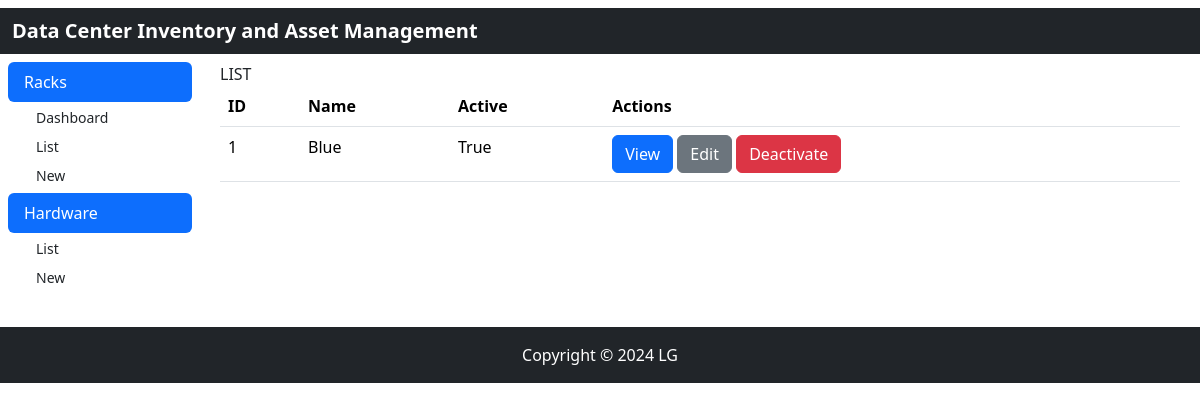
Before: /rack/list with the older database file.
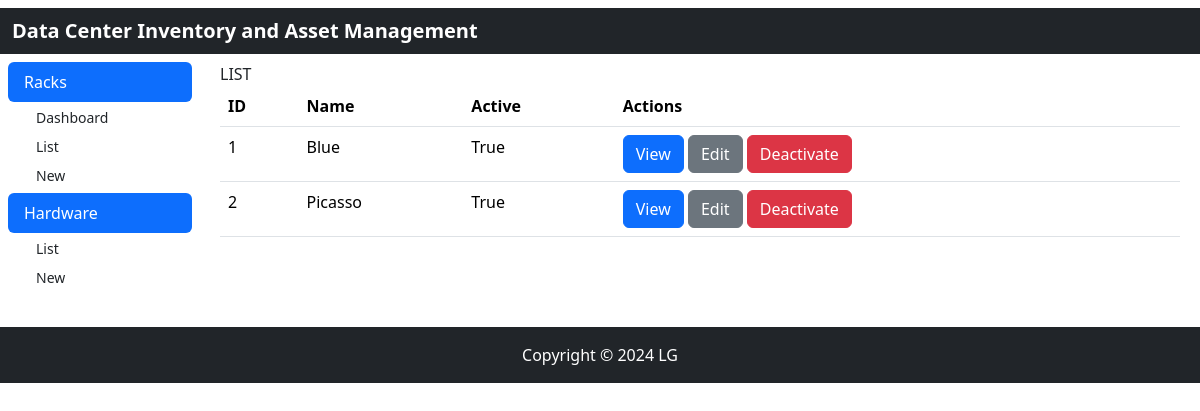
After: the same page with the newer database file.
### models.py (models this page shows)
class TimeMixin(object):
    created: Mapped[Optional[datetime]] = mapped_column(DateTime, nullable=False, default=datetime.now(timezone.utc))
    updated: Mapped[Optional[datetime]] = mapped_column(DateTime, nullable=True, default=datetime.now(timezone.utc), onupdate=datetime.now(timezone.utc))
    deleted: Mapped[Optional[datetime]] = mapped_column(DateTime, nullable=True, default=datetime.now(timezone.utc))
    active: Mapped[Optional[bool]] = mapped_column(Boolean, nullable=True, default=True)

class Rack(TimeMixin, db.Model):
    __tablename__ = 'rack'
    id: Mapped[int] = mapped_column(primary_key=True)
    name: Mapped[str] = mapped_column(String(50))
    units: Mapped[List['Unit']] = relationship('Unit', back_populates='rack')

### app/rack/routes.py (the view)
@rack.route('/list', methods=['GET', 'POST'])
def list():
    racks = Rack.query.all()
    return render_template('rack/list.html', title='Racks', racks=racks, active_rack='active')

### app/rack/templates/rack/list.html
{% extends "rack/index.html" %}
{% block content %}
<div>
LIST
        <table class="table">
            <thead>
                <tr>
                    <th>ID</th>
                    <th>Name</th>
                    <th>Active</th>
                    <th>Actions</th>
                </tr>
            </thead>
            <tbody>
                {% for rack in racks %}
                    <tr>
                        <td>{{ rack.id }}</td>
                        <td>{{ rack.name }}</td>
                        <td>{{ rack.active }}</td>
                        <td>
                            <a href="{{ url_for('rack_bp.view', rack_id=rack.id) }}" class="btn btn-primary">View</a>
                            <a href="{{ url_for('rack_bp.edit', rack_id=rack.id) }}" class="btn btn-secondary">Edit</a>
                            <form method="POST" action="{{ url_for('rack_bp.toggle_activate', rack_id=rack.id) }}" style="display:inline;">
                                <button type="submit" class="btn btn-danger">
                                {{ 'Deactivate' if rack.active else 'Activate' }}
              </button>
            </form>
                        </td>
                    </tr>
                {% endfor %}
            </tbody>
        </table>
</div>
{%  endblock %}

### app/rack/templates/rack/index.html (shortened to what this page needs)
{% extends "base.html" %}

### app/templates/base.html (shortened to what this page needs)
<!DOCTYPE html>
<html lang="en">
<head>
    <link rel="stylesheet" href="{{ url_for('static', filename='css/bootstrap.min.css') }}">
    <link rel="stylesheet" href="{{ url_for('static', filename='css/sidebar.css') }}">
</head>
<body>
<header class="bg-dark mt-2">
    <div class="container-fluid text-white py-lg-2">
        <span class="fs-5 fw-semibold">Data Center Inventory and Asset Management</span>
    </div>
</header>
<div class="container-fluid">
    <div class="row">
        <div class="col-sm-2 collapse show p-2" id="menu-sidebar">
            <ul class="nav nav-pills flex-column mb-auto">
                <li class="nav-item">
                    <a class="nav-link active" href="#" data-bs-toggle="collapse" data-bs-target="#rack-collapse"
                       aria-expanded="true">
                        Racks
                    </a>
                    <div class="collapse show" id="rack-collapse">
                        <ul class="btn-toggle-nav list-unstyled fw-normal pb-1 small">
                            <li><a href=" {{ url_for('rack_bp.index') }}"
                                   class="link-dark d-inline-flex text-decoration-none rounded">Dashboard</a></li>
                            <li><a href=" {{ url_for('rack_bp.list') }}"
                                   class="link-dark d-inline-flex text-decoration-none rounded">List</a></li>
                            <li><a href=" {{ url_for('rack_bp.new') }}"
                                   class="link-dark d-inline-flex text-decoration-none rounded">New</a></li>
                        </ul>
                    </div>
                </li>
                <li class="nav-item">
                    <a class="nav-link active" href="#" data-bs-toggle="collapse" data-bs-target="#unit-collapse"
                       aria-expanded="true">
                        Hardware
                    </a>
                    <div class="collapse show" id="unit-collapse">
                        <ul class="btn-toggle-nav list-unstyled fw-normal pb-1 small">
                            <li><a href=" {{ url_for('hardware_bp.list') }}"
                                   class="link-dark d-inline-flex text-decoration-none rounded">List</a></li>
                            <li><a href=" {{ url_for('hardware_bp.new') }}"
                                   class="link-dark d-inline-flex text-decoration-none rounded">New</a></li>
                        </ul>
                    </div>
                </li>
            </ul>
        </div>
        <div class="col-10" id="main">
            <div class="container-fluid p-2">
                {% block content %}{% endblock %}
            </div>
        </div>
    </div>
</div>
<footer class="text-center bg-dark mt-4">
    <div class="container-fluid text-white py-lg-3">
        <p class="text-white mb-0">Copyright © 2024 LG</p>
    </div>
</footer>
</body>
</html>

### app/static/css/sidebar.css (style rules this page uses)
body { min-height: 100vh; min-height: -webkit-fill-available; }
html { height: -webkit-fill-available; }
.btn-toggle-nav a { display: inline-flex; padding: .1875rem .5rem; margin-top: .125rem; margin-left: 1.25rem; text-decoration: none; }
.fw-semibold { font-weight: 600; }

Changed rows visible on the page:
added Rack: id "2", name "Picasso", active "True", active "Deactivate"
